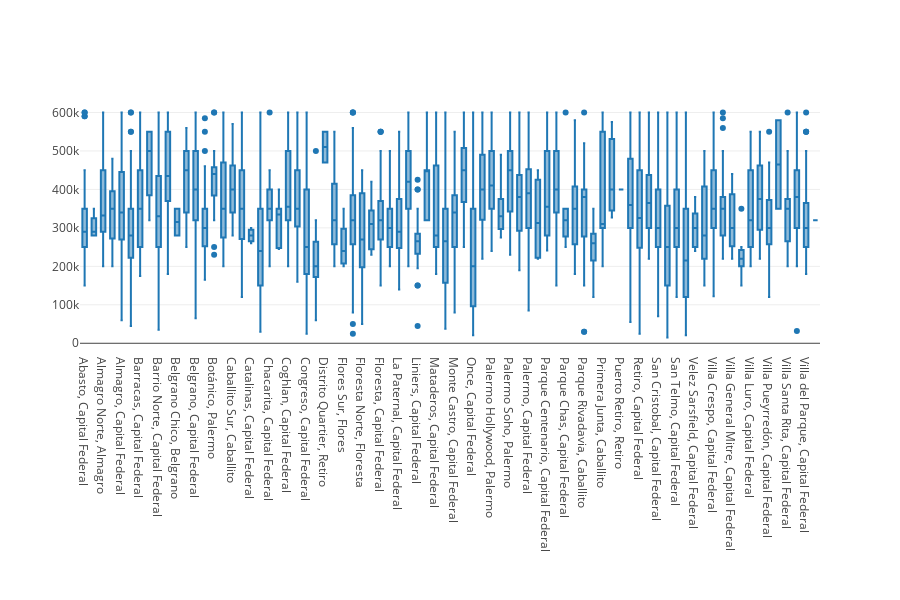

Notebook code for this chart:
### Code cell
fig = go.Figure()
fig.add_trace(go.Box(x = df_ars["Location"],y = df_ars["Price"]))
fig.update_layout(template = None, height = 600, margin = {'b':250})

### Figure 1 — Plotly figure (JSON) as saved in the notebook; plotly's stock layout.template omitted (floating-point values rounded to 4 significant figures; data arrays with more than 128 entries replaced by an {"elided": "..."} marker saying what was removed)
{"data": [{"type": "box", "x": {"elided": "4340 str values"}, "y": {"elided": "4340 int values"}}], "layout": {"height": 600, "margin": {"b": 250}}}
